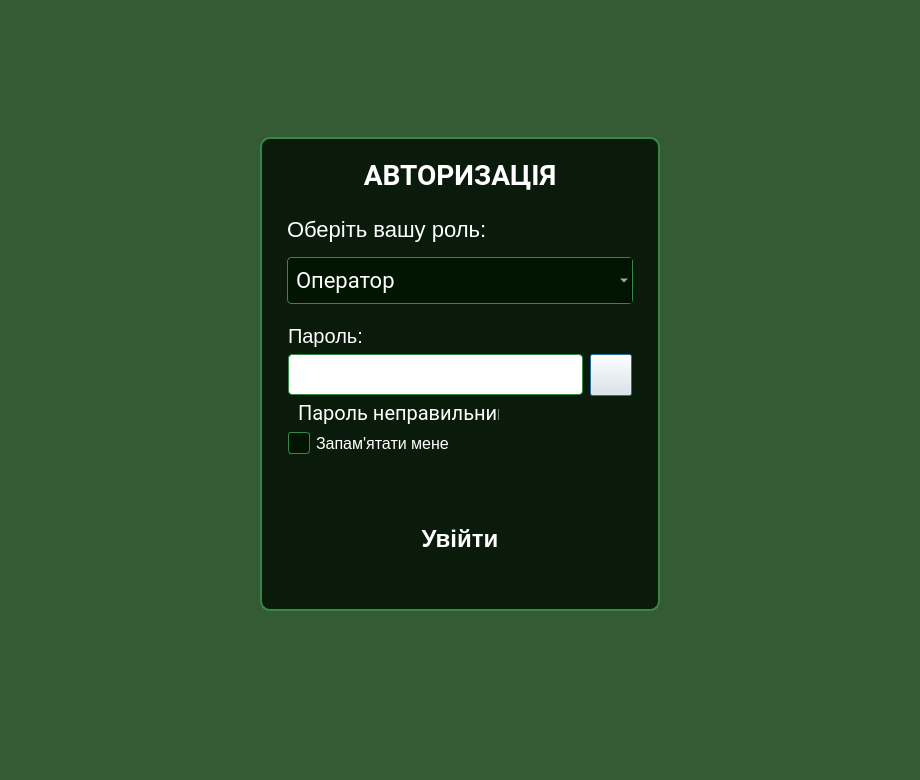
<?xml version="1.0" encoding="UTF-8"?>
<ui version="4.0">
 <class>LoginDialog</class>
 <widget class="QDialog" name="LoginDialog">
  <property name="geometry">
   <rect>
    <x>0</x>
    <y>0</y>
    <width>920</width>
    <height>780</height>
   </rect>
  </property>
  <property name="minimumSize">
   <size>
    <width>920</width>
    <height>0</height>
   </size>
  </property>
  <property name="windowTitle">
   <string>Авторизація</string>
  </property>
  <property name="styleSheet">
   <string notr="true">/* Головний фон діалогу - такий самий, як у твого MainWindow */
QDialog#LoginDialog {
    background-color: rgba(0, 47, 0, 139);
}

/* Стилізація всіх віджетів, щоб вони відповідали твоїй темі */
QLabel {
    font-family: 'Roboto';
    font-size: 20px;
    color: #FFFFFF;
    background: none;
    border: none;
}

QLineEdit, QComboBox {
    font-family: 'Roboto';
    font-size: 18px;
    color: #FFFFFF;
    background-color: rgba(0, 20, 0, 0.8);
    border: 1px solid #328844;
    padding: 8px;
    border-radius: 4px;
}

QComboBox QAbstractItemView {
    background-color: #002509; /* Темний фон для списку */
    color: #FFFFFF;
    selection-background-color: #328844; /* Зелений при виборі */
    selection-color: #FFFFFF;
}

QCheckBox {
    font-family: 'Roboto';
    font-size: 16px;
    color: #FFFFFF;
    background: none;
}

QCheckBox::indicator {
    width: 20px;
    height: 20px;
    border: 1px solid #328844;
    background-color: rgba(0, 20, 0, 0.8);
    border-radius: 3px;
}

QCheckBox::indicator:checked {
    background-color: #50E37F; /* Яскраво-зелена галочка */
    image: url(:/images/checkbox_checked_icon.png); /* (Опціонально) якщо маєш свою іконку галочки */
}
</string>
  </property>
  <property name="modal">
   <bool>true</bool>
  </property>
  <layout class="QVBoxLayout" name="verticalLayout">
   <item>
    <layout class="QHBoxLayout" name="topLayout">
     <item>
      <spacer name="horizontalSpacer">
       <property name="orientation">
        <enum>Qt::Orientation::Horizontal</enum>
       </property>
       <property name="sizeHint" stdset="0">
        <size>
         <width>40</width>
         <height>20</height>
        </size>
       </property>
      </spacer>
     </item>
     <item>
      <widget class="QWidget" name="keyboardLayoutContainer" native="true">
       <property name="minimumSize">
        <size>
         <width>150</width>
         <height>120</height>
        </size>
       </property>
       <property name="styleSheet">
        <string notr="true">background: transparent;</string>
       </property>
       <widget class="QWidget" name="verticalLayoutWidget">
        <property name="geometry">
         <rect>
          <x>9</x>
          <y>9</y>
          <width>141</width>
          <height>111</height>
         </rect>
        </property>
        <layout class="QVBoxLayout" name="keyboardLayout">
         <property name="spacing">
          <number>0</number>
         </property>
        </layout>
       </widget>
      </widget>
     </item>
    </layout>
   </item>
   <item alignment="Qt::AlignmentFlag::AlignHCenter">
    <widget class="QFrame" name="loginFrame">
     <property name="minimumSize">
      <size>
       <width>400</width>
       <height>0</height>
      </size>
     </property>
     <property name="maximumSize">
      <size>
       <width>400</width>
       <height>16777215</height>
      </size>
     </property>
     <property name="styleSheet">
      <string notr="true">/* Рамка, як у твоїх віджетів в головному вікні */
QFrame#loginFrame {
    background: rgba(0, 10, 0, 0.8);
    border: 2px solid #328844;
    border-radius: 10px;
}</string>
     </property>
     <property name="frameShape">
      <enum>QFrame::Shape::StyledPanel</enum>
     </property>
     <property name="frameShadow">
      <enum>QFrame::Shadow::Raised</enum>
     </property>
     <layout class="QVBoxLayout" name="frameLayout">
      <property name="spacing">
       <number>15</number>
      </property>
      <property name="leftMargin">
       <number>25</number>
      </property>
      <property name="topMargin">
       <number>20</number>
      </property>
      <property name="rightMargin">
       <number>25</number>
      </property>
      <property name="bottomMargin">
       <number>20</number>
      </property>
      <item>
       <widget class="QLabel" name="titleLabel">
        <property name="font">
         <font>
          <family>Roboto</family>
          <pointsize>-1</pointsize>
          <fontweight>DemiBold</fontweight>
         </font>
        </property>
        <property name="styleSheet">
         <string notr="true">font-size: 28px;
font-weight: 600;</string>
        </property>
        <property name="text">
         <string>АВТОРИЗАЦІЯ</string>
        </property>
        <property name="alignment">
         <set>Qt::AlignmentFlag::AlignCenter</set>
        </property>
       </widget>
      </item>
      <item>
       <spacer name="titleSpacer">
        <property name="orientation">
         <enum>Qt::Orientation::Vertical</enum>
        </property>
        <property name="sizeType">
         <enum>QSizePolicy::Policy::Fixed</enum>
        </property>
        <property name="sizeHint" stdset="0">
         <size>
          <width>20</width>
          <height>10</height>
         </size>
        </property>
       </spacer>
      </item>
      <item>
       <widget class="QLabel" name="roleLabel">
        <property name="styleSheet">
         <string notr="true">QLabel{
font-size:22px;
}</string>
        </property>
        <property name="text">
         <string>Оберіть вашу роль:</string>
        </property>
       </widget>
      </item>
      <item>
       <widget class="QComboBox" name="roleComboBox">
        <property name="font">
         <font>
          <family>Roboto</family>
          <pointsize>-1</pointsize>
         </font>
        </property>
        <property name="styleSheet">
         <string notr="true">QComboBox{
font-size:22px;
}</string>
        </property>
        <item>
         <property name="text">
          <string>Оператор</string>
         </property>
        </item>
        <item>
         <property name="text">
          <string>Власник</string>
         </property>
        </item>
       </widget>
      </item>
      <item>
       <widget class="QWidget" name="passwordContainer" native="true">
        <property name="enabled">
         <bool>true</bool>
        </property>
        <property name="visible">
         <bool>false</bool>
        </property>
        <property name="styleSheet">
         <string notr="true">background: none;</string>
        </property>
        <layout class="QGridLayout" name="gridLayout">
         <property name="leftMargin">
          <number>0</number>
         </property>
         <property name="topMargin">
          <number>5</number>
         </property>
         <property name="rightMargin">
          <number>0</number>
         </property>
         <property name="bottomMargin">
          <number>0</number>
         </property>
         <item row="3" column="0">
          <widget class="QWidget" name="widget" native="true">
           <property name="minimumSize">
            <size>
             <width>0</width>
             <height>24</height>
            </size>
           </property>
           <property name="maximumSize">
            <size>
             <width>16777215</width>
             <height>24</height>
            </size>
           </property>
           <widget class="QLabel" name="passwordIncorrectLabel">
            <property name="geometry">
             <rect>
              <x>10</x>
              <y>0</y>
              <width>201</width>
              <height>22</height>
             </rect>
            </property>
            <property name="font">
             <font>
              <family>Roboto</family>
              <pointsize>-1</pointsize>
             </font>
            </property>
            <property name="visible">
             <bool>false</bool>
            </property>
            <property name="styleSheet">
             <string notr="true">QLabel[status=&quot;error&quot;]{
font-size:18px;
color:darkred;
margin-left:8px;
}</string>
            </property>
            <property name="text">
             <string>Пароль неправильний</string>
            </property>
            <property name="status" stdset="0">
             <string>error</string>
            </property>
           </widget>
          </widget>
         </item>
         <item row="0" column="0">
          <widget class="QLabel" name="passwordLabel">
           <property name="text">
            <string>Пароль:</string>
           </property>
          </widget>
         </item>
         <item row="4" column="0">
          <widget class="QCheckBox" name="rememberCheckBox">
           <property name="text">
            <string>Запам'ятати мене</string>
           </property>
          </widget>
         </item>
         <item row="2" column="0">
          <widget class="QLineEdit" name="passwordLineEdit">
           <property name="maximumSize">
            <size>
             <width>295</width>
             <height>16777215</height>
            </size>
           </property>
           <property name="text">
            <string/>
           </property>
           <property name="echoMode">
            <enum>QLineEdit::EchoMode::Password</enum>
           </property>
           <property name="placeholderText">
            <string>Введіть пароль</string>
           </property>
          </widget>
         </item>
         <item row="2" column="1">
          <widget class="QPushButton" name="passwordHideBtn">
           <property name="minimumSize">
            <size>
             <width>0</width>
             <height>42</height>
            </size>
           </property>
           <property name="maximumSize">
            <size>
             <width>42</width>
             <height>42</height>
            </size>
           </property>
           <property name="styleSheet">
            <string notr="true">QPushButton[id=&quot;eye_btn&quot;]{
    border: 2px solid #328844;
border-radius:8px;
    background-repeat:no-repeat;
background-position:center;
background-color:transparent;
}

QPushButton[id=&quot;eye_btn&quot;][status=&quot;hidden&quot;]{
background-image:url(:/icons/eye_off.png);
}

QPushButton[id=&quot;eye_btn&quot;][status=&quot;unhidden&quot;]{
background-image:url(:/icons/eye_on.png);
}</string>
           </property>
           <property name="text">
            <string/>
           </property>
           <property name="id" stdset="0">
            <string>eye_btn</string>
           </property>
           <property name="status" stdset="0">
            <string>hidden</string>
           </property>
          </widget>
         </item>
        </layout>
       </widget>
      </item>
      <item>
       <spacer name="verticalSpacer">
        <property name="orientation">
         <enum>Qt::Orientation::Vertical</enum>
        </property>
        <property name="sizeType">
         <enum>QSizePolicy::Policy::Expanding</enum>
        </property>
        <property name="sizeHint" stdset="0">
         <size>
          <width>20</width>
          <height>20</height>
         </size>
        </property>
       </spacer>
      </item>
      <item alignment="Qt::AlignmentFlag::AlignHCenter">
       <widget class="QPushButton" name="loginButton">
        <property name="minimumSize">
         <size>
          <width>320</width>
          <height>60</height>
         </size>
        </property>
        <property name="styleSheet">
         <string notr="true">
QPushButton{
    border: none;
    background-image: url(:/images/Btn_MainMenu_off.png);
    background-position:center;
    min-width:320px;
    max-width:320px;
    height:100px;
    font-family: 'Roboto';
    font-weight: 500;
    font-size: 24px;
    color: #fff;
}

QPushButton:pressed{
    border: none;
    background-image: url(:/images/Btn_MainMenu_on.png);
    font-family: 'Roboto';
    font-weight: 500;
    font-size: 24px;
    color: #002509;
}

QPushButton[enabled=&quot;false&quot;]{
    border: none;
    background-image: url(:/images/Btn_MainMenu_disabled.png);
    color: #FFFFFF;
}</string>
        </property>
        <property name="text">
         <string>Увійти</string>
        </property>
       </widget>
      </item>
     </layout>
    </widget>
   </item>
   <item>
    <spacer name="verticalSpacer_3">
     <property name="orientation">
      <enum>Qt::Orientation::Vertical</enum>
     </property>
     <property name="sizeHint" stdset="0">
      <size>
       <width>20</width>
       <height>40</height>
      </size>
     </property>
    </spacer>
   </item>
  </layout>
 </widget>
 <resources>
  <include location="../resources.qrc"/>
 </resources>
 <connections/>
</ui>
